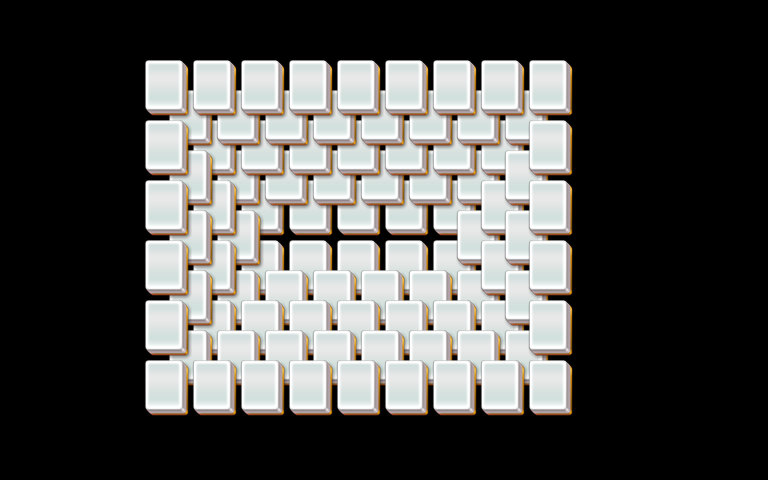

This game map was drawn from its Tiled (.tmx) file and the tilesets committed beside it. A one-line description and the trimmed map source follow:
An orthogonal 32x16 tile map with 24x30 px tiles, 5 tile layers (layer1, layer2, layer3, layer4, ...).

<map version="1.0" orientation="orthogonal" width="32" height="16" tilewidth="24" tileheight="30">
 <properties>
  <property name="species" value="12" />
 </properties>
 <tileset firstgid="1" name="mahjong" tilewidth="48" tileheight="60">
  <image source="mahjong.png" />
 </tileset>
 <layer name="layer1" width="32" height="16">
  <data>[512 cells, 10 non-empty, 1 distinct tile ids]</data>
 </layer>
 <layer name="layer2" width="32" height="16">
  <data>[512 cells, 14 non-empty, 1 distinct tile ids]</data>
 </layer>
 <layer name="layer3" width="32" height="16">
  <data>[512 cells, 18 non-empty, 1 distinct tile ids]</data>
 </layer>
 <layer name="layer4" width="32" height="16">
  <data>[512 cells, 22 non-empty, 1 distinct tile ids]</data>
 </layer>
 <layer name="layer5" width="32" height="16">
  <data>[512 cells, 26 non-empty, 1 distinct tile ids]</data>
 </layer>
</map>
